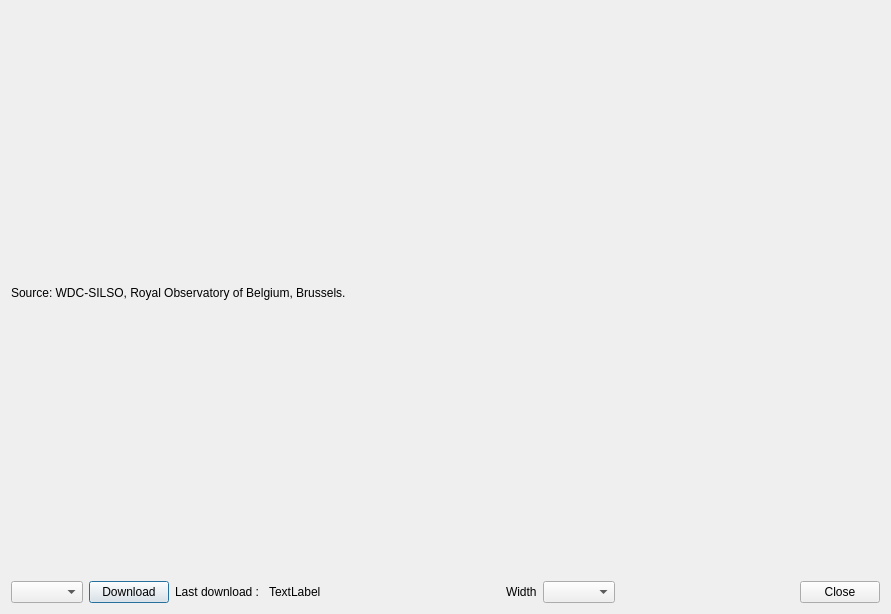
<?xml version="1.0" encoding="UTF-8"?>
<ui version="4.0">
 <class>SunspotsDialog</class>
 <widget class="QDialog" name="SunspotsDialog">
  <property name="geometry">
   <rect>
    <x>0</x>
    <y>0</y>
    <width>891</width>
    <height>614</height>
   </rect>
  </property>
  <property name="windowTitle">
   <string>Sunspots</string>
  </property>
  <layout class="QVBoxLayout" name="verticalLayout_2" stretch="10,0,0">
   <item>
    <layout class="QVBoxLayout" name="verticalLayout"/>
   </item>
   <item>
    <layout class="QHBoxLayout" name="horizontalLayout_2">
     <item>
      <widget class="QLabel" name="label">
       <property name="text">
        <string>Source: WDC-SILSO, Royal Observatory of Belgium, Brussels.</string>
       </property>
      </widget>
     </item>
    </layout>
   </item>
   <item>
    <layout class="QHBoxLayout" name="horizontalLayout">
     <item>
      <widget class="QComboBox" name="comboBox"/>
     </item>
     <item>
      <widget class="QPushButton" name="pushButton">
       <property name="text">
        <string>Download</string>
       </property>
      </widget>
     </item>
     <item>
      <widget class="QLabel" name="label_2">
       <property name="text">
        <string>Last download : </string>
       </property>
      </widget>
     </item>
     <item>
      <widget class="QLabel" name="label_last">
       <property name="text">
        <string>TextLabel</string>
       </property>
      </widget>
     </item>
     <item>
      <spacer name="horizontalSpacer_2">
       <property name="orientation">
        <enum>Qt::Horizontal</enum>
       </property>
       <property name="sizeHint" stdset="0">
        <size>
         <width>40</width>
         <height>20</height>
        </size>
       </property>
      </spacer>
     </item>
     <item>
      <widget class="QLabel" name="label_3">
       <property name="text">
        <string>Width</string>
       </property>
      </widget>
     </item>
     <item>
      <widget class="QComboBox" name="cb_size"/>
     </item>
     <item>
      <spacer name="horizontalSpacer">
       <property name="orientation">
        <enum>Qt::Horizontal</enum>
       </property>
       <property name="sizeHint" stdset="0">
        <size>
         <width>40</width>
         <height>20</height>
        </size>
       </property>
      </spacer>
     </item>
     <item>
      <widget class="QPushButton" name="pushButton_2">
       <property name="text">
        <string>Close</string>
       </property>
      </widget>
     </item>
    </layout>
   </item>
  </layout>
 </widget>
 <resources/>
 <connections/>
</ui>
